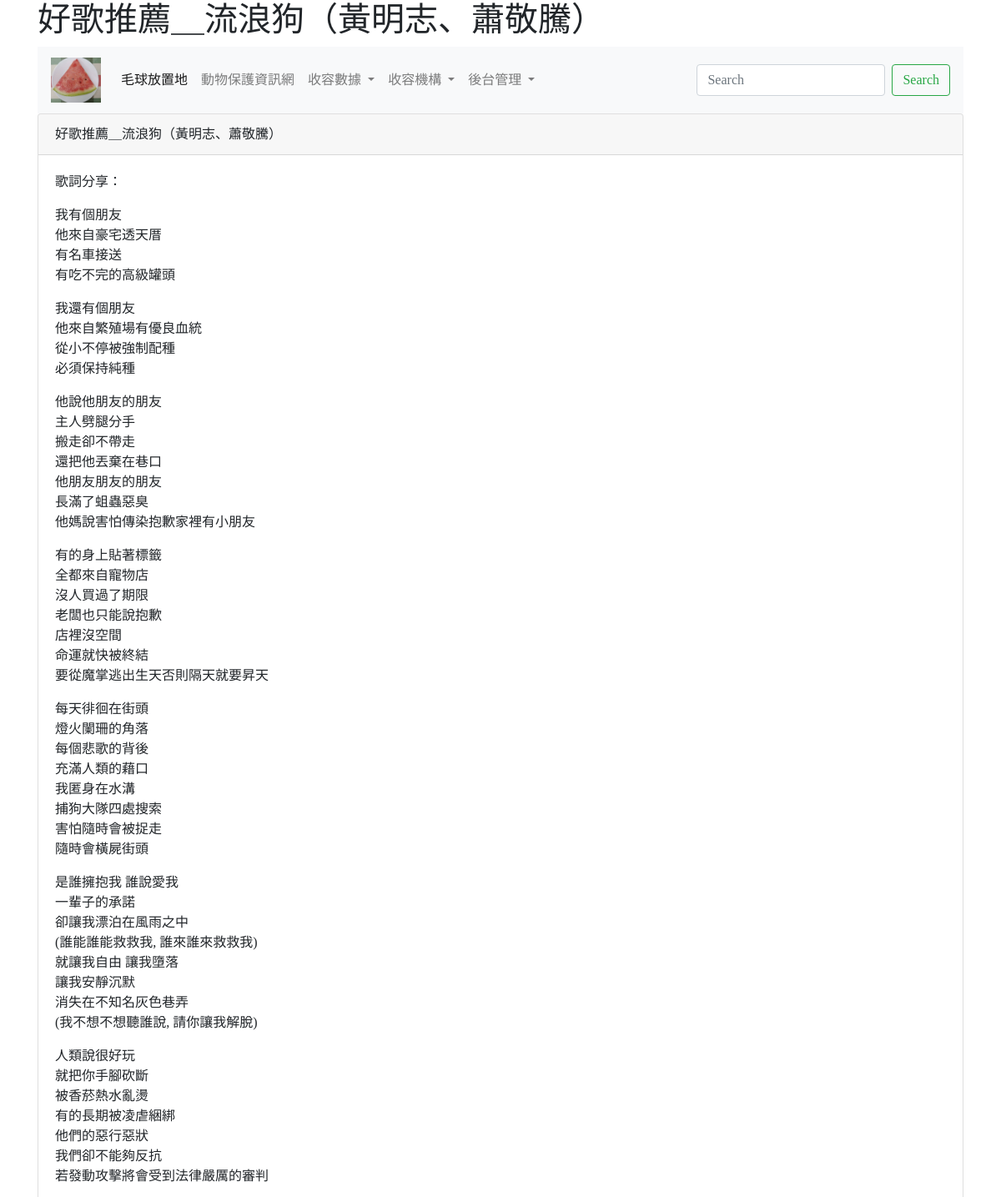
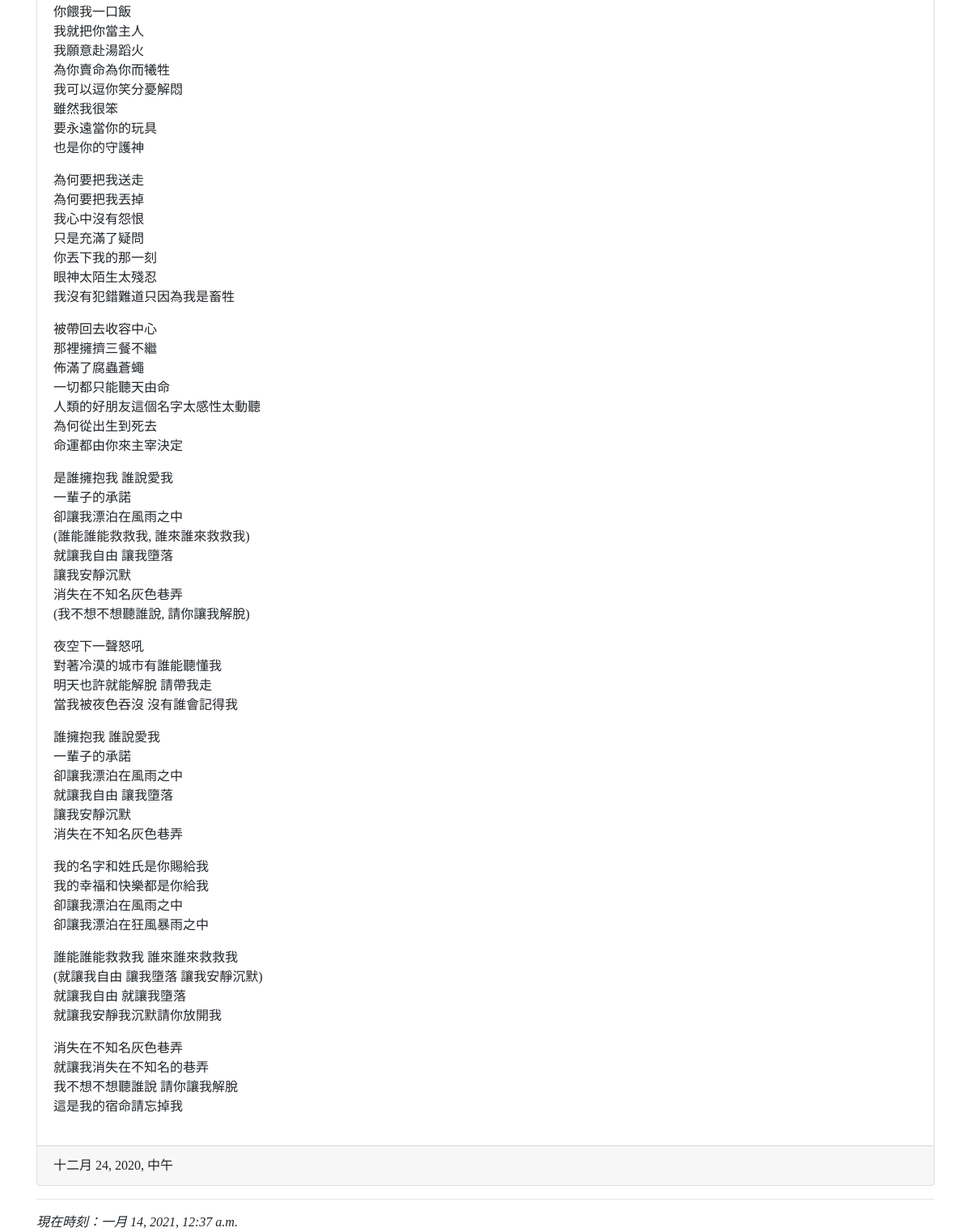
/post/p1/, run on the app's committed database (2 pictures, top to bottom).
### mainsite/models.py (models this page shows, shortened)
class Post(models.Model):
    title = models.CharField(max_length=200)
    slug = models.CharField(max_length=200)
    body = models.TextField()
    pub_date = models.DateTimeField(default=timezone.now)
    class Meta:
        ordering = ('-pub_date',)

### mainsite/views.py (the view)
# urls.py: path('post/<str:slug>/', showpost),
def showpost(request, slug):
    now = datetime.now()
    try:
        post = Post.objects.get(slug=slug)
        return render(request, "post.html", locals())
    except:
        return redirect("/")

### templates/post.html (shortened to what this page needs)
{% extends 'base.html' %}
{% block titlemessage %}
    <h1>{{post.title}}</h1>
{% endblock %}
{% block content %}
      <div class="card">
        <div class="card-header">
          {{ post.title }}
        </div>
        <div class="card-body">
          {{ post.body | linebreaks }}
        </div>
        <div class="card-footer">
          {{ post.pub_date }}
        </div>
      </div>
{% endblock %}

### templates/base.html (style rules this page uses)
body { font-family: 微軟正黑體; }

### data on the page
Post: title "好歌推薦＿流浪狗（黃明志、蕭敬騰）", body "歌詞分享： 我有個朋友 他來自豪宅透天厝 有名車接送 有吃不完的高級罐頭 我還有個朋友 他來自繁殖場有優良血統 從小不停被強制配種 必須保持純種 他說他朋友的朋友 主人劈腿分手 搬走卻不帶走 還把他丟棄在巷口 他朋友朋友的朋友 長滿了蛆蟲惡臭 他媽說害怕傳染抱歉家裡有小朋友 有的身上貼著標籤 全都來自寵物店 沒人買過了期限 老闆也只能說抱歉 店裡沒空間 命運就快被終結 要從魔掌逃出生天否則隔天就要昇天 每天徘徊在街頭 燈火闌珊的角落 每個悲歌的背後 充滿人類的藉口 我匿身在水溝 捕狗大隊四處搜索 害怕隨時會被捉走 隨時會橫屍街頭 是誰擁抱我 誰說愛我 一輩子的承諾 卻讓我漂泊在風雨之中 (誰能誰能救救我, 誰來誰來救救我) 就讓我自由 讓我墮落 讓我安靜沉默 消失在不知名灰色巷弄 (我不想不想聽誰說, 請你讓我解脫) 人類說很好玩 就把你手腳砍斷 被香菸熱水亂燙 有的長期被凌虐綑綁 他們的惡行惡狀 我們卻不能夠反抗 若發動攻擊將會受到法律嚴厲的審判 你餵我一口飯 我就把你當主人 我願意赴湯蹈火 為你賣命為你而犧牲 我可以逗你笑分憂解悶 雖然我很笨 要永遠當你的玩具 也是你的守護神 為何要把我送走 為何要把我丟掉 我心中沒有怨恨 只是充滿了疑問 你丟下我的那一刻 眼神太陌生太殘忍 我沒有犯錯難道只因為我是畜牲 被帶回去收容中心 那裡擁擠三餐不繼 佈滿了腐蟲蒼蠅 一切都只能聽天由命 人類的好朋友這個名字太感性太動聽 為何從出生到死去 命運都由你來主宰決定 是誰擁抱我 誰說愛我 一輩子的承諾 卻讓我漂泊在風雨之中 (誰能誰能救救我, 誰來誰來救救我) 就讓我自由 讓我墮落…", pub_date "十二月 24, 2020, 中午"
